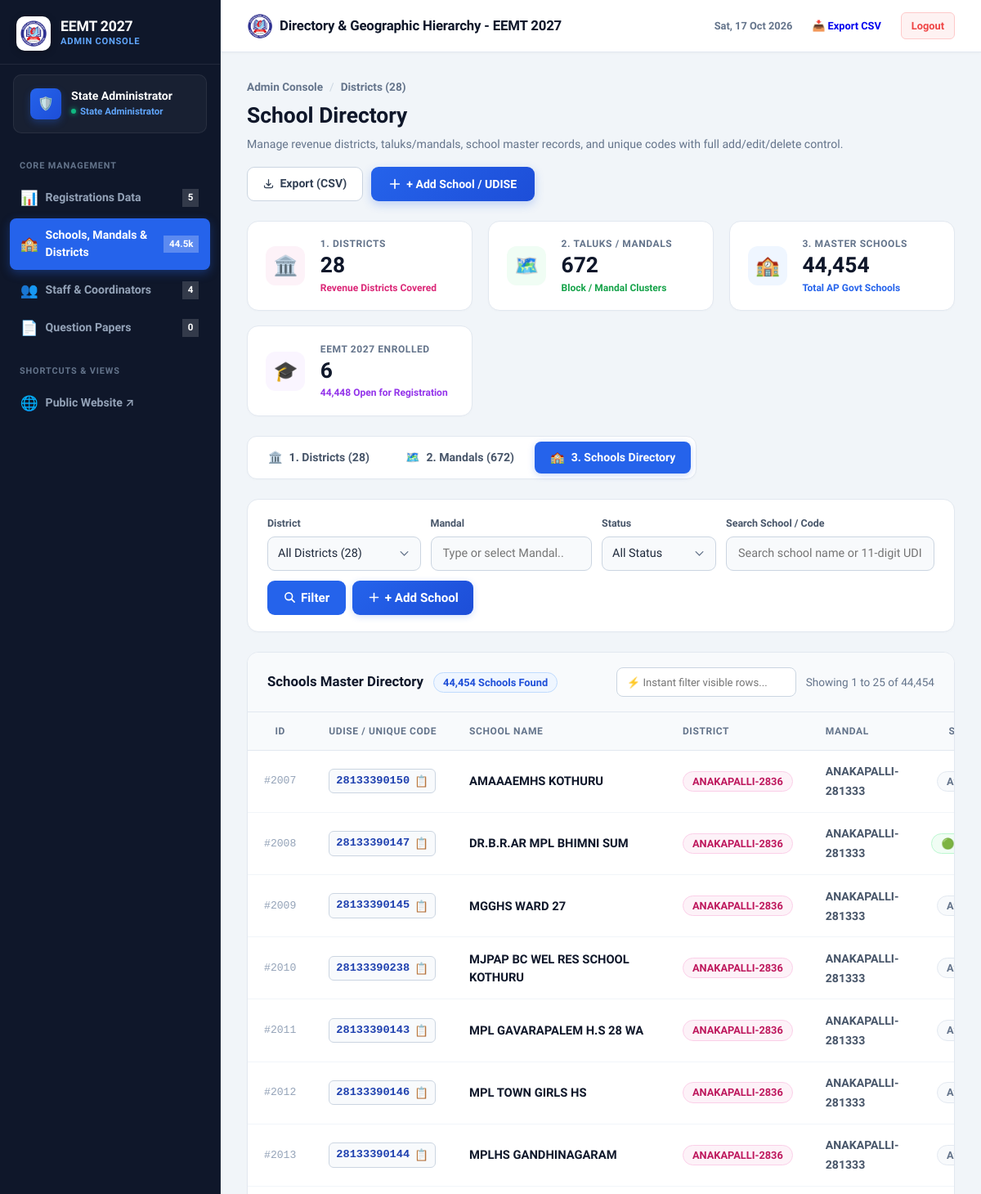
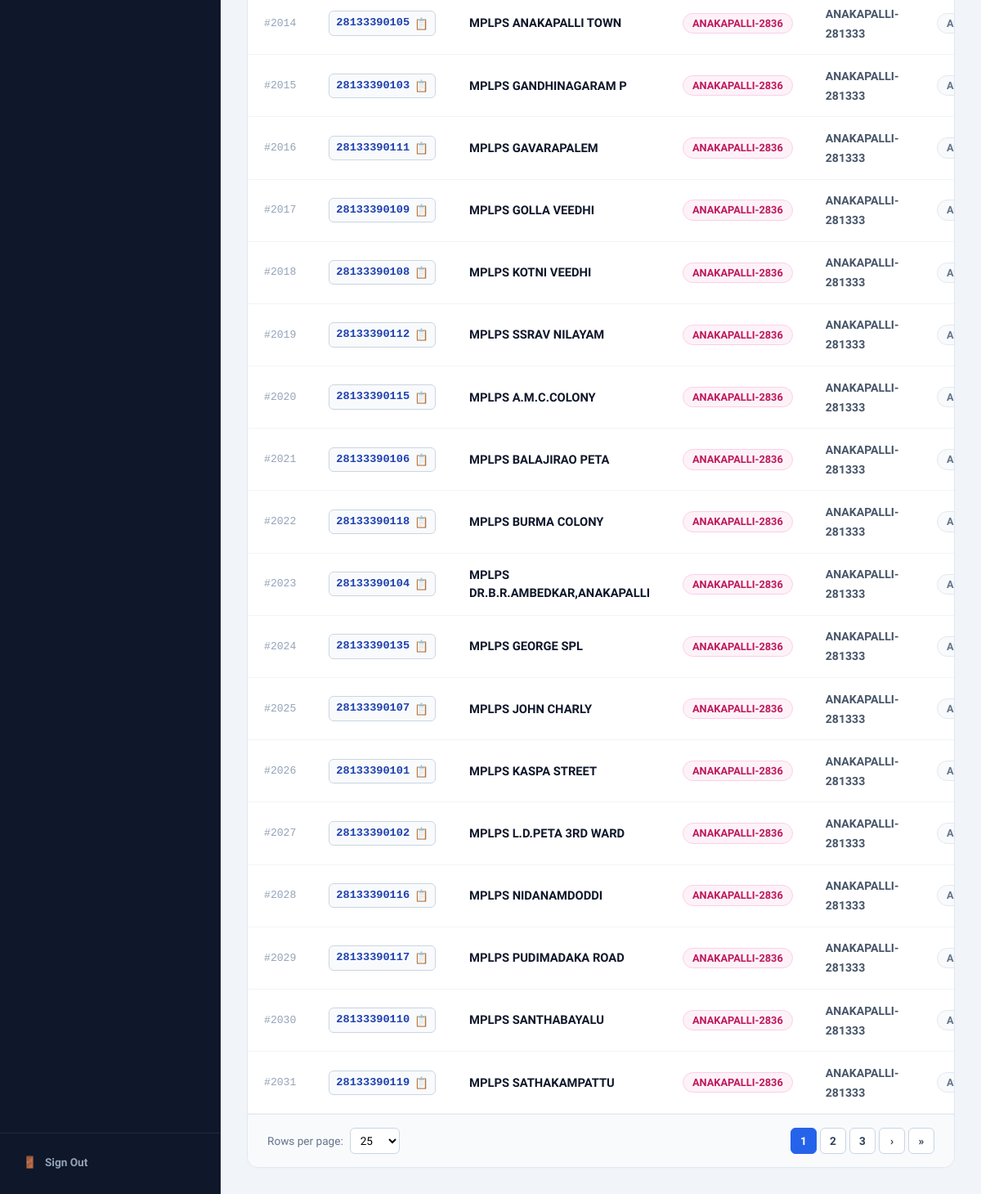
Page /admin/schools_master.php?view=schools (signed in) on the committed database (2 pictures, top to bottom).
### tables this page shows
CREATE TABLE schools_master (
    id INTEGER PRIMARY KEY AUTOINCREMENT,
    district TEXT NOT NULL,
    mandal TEXT NOT NULL,
    school_name TEXT NOT NULL,
    unique_code TEXT NOT NULL,
    is_registered INTEGER DEFAULT 0,
    created_at TEXT DEFAULT CURRENT_TIMESTAMP
);

### admin/schools_master.php (the view, shortened to what the rows shown need)
<?php
$view = $_GET['view'] ?? 'districts';
$reqPerPage = isset($_GET['per_page']) ? (int) $_GET['per_page'] : 25;
$perPage = in_array($reqPerPage, [15, 25, 50, 100, 250], true) ? $reqPerPage : 25;
require_once __DIR__ . '/includes/admin_header.php';
?>
<div
    style="display: flex; justify-content: space-between; align-items: flex-start; flex-wrap: wrap; gap: 1rem; margin-bottom: 1.5rem;">
    <div>
        <h1 style="font-size: 1.65rem; font-weight: 800; color: #0f172a; margin: 0 0 0.3rem 0;">
            School Directory
        </h1>
    </div>
</div>
<?php if ($view === 'districts'): ?>
    <?php
    $districtSearch = trim($_GET['search'] ?? '');
    if ($districtSearch) {
        $qS = $pdo->quote("%$districtSearch%");
        $whereD = "WHERE (district LIKE {$qS} OR district IN (SELECT DISTINCT district FROM schools_master WHERE mandal LIKE {$qS} OR school_name LIKE {$qS}))";
    } else {
        $whereD = "WHERE district != ''";
    }
    $dSql = "
        SELECT
            district,
            COUNT(DISTINCT mandal) AS total_mandals,
            COUNT(*) AS total_schools,
            SUM(CASE WHEN is_registered = 1 THEN 1 ELSE 0 END) AS registered_schools
        FROM schools_master
        {$whereD}
        GROUP BY district
        ORDER BY district ASC
    ";
    $districtsData = $pdo->query($dSql)->fetchAll(PDO::FETCH_ASSOC);
    ?>
    <div
        style="background: #ffffff; border: 1px solid #e2e8f0; border-radius: 14px; padding: 1.15rem 1.5rem; margin-bottom: 1.5rem; display: flex; justify-content: space-between; align-items: center; gap: 1rem; flex-wrap: wrap;">
        <form method="GET" action="schools_master.php"
            style="display: flex; gap: 10px; align-items: center; flex: 1; max-width: 550px;">
            <input type="hidden" name="view" value="districts">
            <input type="text" name="search" class="sm-input" list="all_districts_datalist"
                placeholder="Search District by name (or type a Mandal/School)..."
                value="<?php echo htmlspecialchars($districtSearch); ?>">
            <button type="submit" class="btn"
                style="background: #2563eb; color: white; border: none; padding: 0 1.25rem; height: 42px; font-weight: 700; border-radius: 9px; cursor: pointer; white-space: nowrap;">
                Search Districts
            </button>
            <?php if ($districtSearch): ?>
                <a href="schools_master.php?view=districts" class="btn"
                    style="background: #f1f5f9; color: #475569; border: 1.5px solid #cbd5e1; padding: 0 1rem; height: 42px; font-weight: 700; border-radius: 9px; text-decoration: none; display: inline-flex; align-items: center;">Reset</a>
            <?php endif; ?>
        </form>
        <div style="display: flex; align-items: center; gap: 12px; margin-left: auto;">
            <input type="text" id="liveDistrictFilter" onkeyup="filterDistrictsLive(this.value)"
                placeholder="⚡ Instant filter table..."
                style="height: 38px; padding: 0 12px; font-size: 0.82rem; border: 1.5px solid #cbd5e1; border-radius: 8px; background: #f8fafc; outline: none; width: 180px;">
            <div style="font-size: 0.88rem; color: #64748b; font-weight: 600;">
                Showing <strong><?php echo count($districtsData); ?></strong> Revenue Districts
            </div>
            <?php if (canEditSchools()): ?>
                <button type="button" onclick="openAddDistrictModal()" class="btn"
                    style="background: linear-gradient(135deg, #2563eb, #1d4ed8); color: white; border: none; padding: 0 1.15rem; height: 42px; font-size: 0.88rem; font-weight: 700; border-radius: 9px; cursor: pointer; display: inline-flex; align-items: center; gap: 6px; white-space: nowrap; box-shadow: 0 2px 8px rgba(37,99,235,0.2);">
                    <svg width="15" height="15" fill="none" stroke="currentColor" stroke-width="2.5" viewBox="0 0 24 24">
                        <path stroke-linecap="round" stroke-linejoin="round" d="M12 4v16m8-8H4" />
                    </svg>
                    + Add District
                </button>
            <?php endif; ?>
        </div>
    </div>
    <div class="data-table-wrapper">
        <div
            style="padding: 1.15rem 1.5rem; border-bottom: 1px solid #e2e8f0; background: #f8fafc; display: flex; justify-content: space-between; align-items: center;">
            <span style="font-weight: 800; color: #0f172a; font-size: 1.05rem;">Andhra Pradesh Revenue Districts (28)</span>
            <span style="font-size: 0.82rem; color: #64748b;">Click <strong>"View Mandals"</strong> to drill down into
                sub-district blocks</span>
        </div>
        <div style="overflow-x: auto;">
            <table style="width: 100%; border-collapse: collapse; text-align: left; margin: 0;">
                <thead class="data-table-head">
                    <tr>
                        <th style="width: 50px; text-align: center;">#</th>
                        <th>District Name</th>
                        <th style="width: 150px; text-align: center;">Total Mandals</th>
                        <th style="width: 150px; text-align: center;">Total Schools</th>
                        <th style="width: 160px; text-align: center;">Enrolled in EEMT</th>
                        <th style="width: 250px; text-align: right;">Actions</th>
                    </tr>
                </thead>
                <tbody>
                    <?php if (empty($districtsData)): ?>
                        <tr>
                            <td colspan="6" style="padding: 3rem 1.5rem; text-align: center; color: #64748b;">
                                <div style="font-size: 2rem;">🔍</div>
                                <div style="font-weight: 700; color: #1e293b; margin-top: 4px;">No districts matching
                                    "<?php echo htmlspecialchars($districtSearch); ?>"</div>
                            </td>
                        </tr>
                    <?php else: ?>
                        <?php $idx = 1;
                        foreach ($districtsData as $d): ?>
                            <tr class="data-table-row">
                                <td style="text-align: center; color: #94a3b8; font-family: monospace; font-size: 0.82rem;">
                                    <?php echo $idx++; ?></td>
                                <td>
                                    <div style="font-weight: 800; color: #0f172a; font-size: 0.95rem;">
                                        <?php echo htmlspecialchars($d['district']); ?>
                                    </div>
                                </td>
                                <td style="text-align: center;">
                                    <span class="sm-pill sm-pill-green">
                                        🗺️ <?php echo number_format($d['total_mandals']); ?> Mandals
                                    </span>
                                </td>
                                <td style="text-align: center;">
                                    <span class="sm-pill sm-pill-blue">
                                        🏫 <?php echo number_format($d['total_schools']); ?> Schools
                                    </span>
                                </td>
                                <td style="text-align: center;">
                                    <?php if ((int) $d['registered_schools'] > 0): ?>
                                        <span class="sm-pill sm-pill-purple">
                                            🎓 <?php echo $d['registered_schools']; ?> Enrolled
                                        </span>
                                    <?php else: ?>
                                        <span class="sm-pill-gray">0</span>
                                    <?php endif; ?>
                                </td>
                                <td style="text-align: right;">
                                    <div class="sm-actions-flex">
                                        <a href="schools_master.php?view=mandals&district=<?php echo urlencode($d['district']); ?>"
                                            class="sm-btn-primary">
                                            🔍 View Mandals &rarr;
                                        </a>
                                        <?php if (canEditSchools()): ?>
                                            <button type="button"
                                                onclick="openEditDistrictModal('<?php echo htmlspecialchars(addslashes($d['district'])); ?>')"
                                                class="sm-btn-outline">
                                                ✏️ Rename
                                            </button>
                                            <form method="POST" action="schools_master.php"
                                                onsubmit="return confirm('WARNING: Are you sure you want to delete district <?php echo htmlspecialchars(addslashes($d['district'])); ?> and its schools?');">
                                                <input type="hidden" name="action" value="delete_district">
                                                <input type="hidden" name="district"
                                                    value="<?php echo htmlspecialchars($d['district']); ?>">
                                                <button type="submit" class="sm-btn-danger" title="Delete District">
                                                    🗑️
                                                </button>
                                            </form>
                                        <?php endif; ?>
                                    </div>
                                </td>
                            </tr>
                        <?php endforeach; ?>
                    <?php endif; ?>
                </tbody>
            </table>
        </div>
    </div>
<?php else: ?>
    <?php
    $whereS = [];
    $paramsS = [];
    $whereSSql = !empty($whereS) ? "WHERE " . implode(' AND ', $whereS) : "";
    $countStmt = $pdo->prepare("SELECT COUNT(*) FROM schools_master {$whereSSql}");
    $countStmt->execute($paramsS);
    $totalFiltered = (int) $countStmt->fetchColumn();
    $totalPages = max(1, (int) ceil($totalFiltered / $perPage));
    $page = max(1, min($totalPages, (int) ($_GET['page'] ?? 1)));
    $offset = ($page - 1) * $perPage;
    $q = "SELECT * FROM schools_master {$whereSSql} ORDER BY district ASC, mandal ASC, school_name ASC LIMIT :limit OFFSET :offset";
    $stmtS = $pdo->prepare($q);
    $stmtS->bindValue(':limit', $perPage, PDO::PARAM_INT);
    $stmtS->bindValue(':offset', $offset, PDO::PARAM_INT);
    $stmtS->execute();
    $schoolsData = $stmtS->fetchAll(PDO::FETCH_ASSOC);
    ?>
    <div class="data-table-wrapper">
        <div style="overflow-x: auto;">
            <table style="width: 100%; border-collapse: collapse; text-align: left; margin: 0;">
                <thead class="data-table-head">
                    <tr>
                        <th style="width: 50px; text-align: center;">ID</th>
                        <th style="width: 170px;">UDISE / Unique Code</th>
                        <th>School Name</th>
                        <th style="width: 170px;">District</th>
                        <th style="width: 170px;">Mandal</th>
                        <th style="width: 130px; text-align: center;">Status</th>
                    </tr>
                </thead>
                <tbody>
                    <?php if (empty($schoolsData)): ?>
                        <tr>
                            <td colspan="7" style="padding: 3rem 1.5rem; text-align: center; color: #64748b;">
                                <div style="font-size: 2rem;">🔍</div>
                                <div style="font-weight: 700; color: #1e293b; margin-top: 4px;">No schools found</div>
                            </td>
                        </tr>
                    <?php else: ?>
                        <?php foreach ($schoolsData as $s): ?>
                            <tr class="data-table-row">
                                <td style="text-align: center; color: #94a3b8; font-family: monospace; font-size: 0.82rem;">
                                    #<?php echo $s['id']; ?></td>
                                <td>
                                    <div
                                        style="display: inline-flex; align-items: center; gap: 6px; background: #f8fafc; border: 1px solid #cbd5e1; border-radius: 6px; padding: 4px 8px; white-space: nowrap;">
                                        <code
                                            style="font-family: ui-monospace, SFMono-Regular, monospace; font-size: 0.85rem; font-weight: 700; color: #1e40af;">
                                                        <?php echo htmlspecialchars($s['unique_code']); ?>
                                                    </code>
                                        <button type="button"
                                            onclick="navigator.clipboard.writeText('<?php echo htmlspecialchars($s['unique_code']); ?>'); this.innerText='✓'; setTimeout(() => this.innerText='📋', 1500);"
                                            title="Copy UDISE Code"
                                            style="background: none; border: none; cursor: pointer; font-size: 0.85rem; padding: 0; color: #64748b;">
                                            📋
                                        </button>
                                    </div>
                                </td>
                                <td>
                                    <div style="font-weight: 700; color: #0f172a; font-size: 0.92rem;">
                                        <?php echo htmlspecialchars($s['school_name']); ?>
                                    </div>
                                </td>
                                <td>
                                    <a href="schools_master.php?view=mandals&district=<?php echo urlencode($s['district']); ?>"
                                        style="text-decoration: none;">
                                        <span class="sm-pill sm-pill-pink">
                                            <?php echo htmlspecialchars($s['district']); ?>
                                        </span>
                                    </a>
                                </td>
                                <td>
                                    <a href="schools_master.php?view=schools&district=<?php echo urlencode($s['district']); ?>&mandal=<?php echo urlencode($s['mandal']); ?>"
                                        style="color: #475569; font-size: 0.88rem; font-weight: 700; text-decoration: none;">
                                        <?php echo htmlspecialchars($s['mandal']); ?>
                                    </a>
                                </td>
                                <td style="text-align: center;">
                                    <?php if ((int) $s['is_registered'] === 1): ?>
                                        <span class="sm-pill sm-pill-green">
                                            🟢 Enrolled
                                        </span>
                                    <?php else: ?>
                                        <span class="sm-pill" style="background: #f8fafc; color: #64748b; border: 1px solid #e2e8f0;">
                                            Available
                                        </span>
                                    <?php endif; ?>
                                </td>
                            </tr>
                        <?php endforeach; ?>
                    <?php endif; ?>
                </tbody>
            </table>
        </div>
    </div>
<?php endif; ?>
<?php require_once __DIR__ . '/includes/admin_footer.php'; ?>

### rows in the picture
schools_master: id "2007", unique_code "28133390150", school_name "AMAAAEMHS KOTHURU", district "ANAKAPALLI-2836", mandal "ANAKAPALLI-281333", is_registered "Available"
schools_master: id "2008", unique_code "28133390147", school_name "DR.B.R.AR MPL BHIMNI SUM", district "ANAKAPALLI-2836", mandal "ANAKAPALLI-281333"
schools_master: id "2009", unique_code "28133390145", school_name "MGGHS WARD 27", district "ANAKAPALLI-2836", mandal "ANAKAPALLI-281333", is_registered "Available"
schools_master: id "2010", unique_code "28133390238", school_name "MJPAP BC WEL RES SCHOOL KOTHURU", district "ANAKAPALLI-2836", mandal "ANAKAPALLI-281333", is_registered "Available"
schools_master: id "2011", unique_code "28133390143", school_name "MPL GAVARAPALEM H.S 28 WA", district "ANAKAPALLI-2836", mandal "ANAKAPALLI-281333", is_registered "Available"
schools_master: id "2012", unique_code "28133390146", school_name "MPL TOWN GIRLS HS", district "ANAKAPALLI-2836", mandal "ANAKAPALLI-281333", is_registered "Available"
schools_master: id "2013", unique_code "28133390144", school_name "MPLHS GANDHINAGARAM", district "ANAKAPALLI-2836", mandal "ANAKAPALLI-281333", is_registered "Available"
schools_master: id "2014", unique_code "28133390105", school_name "MPLPS ANAKAPALLI TOWN", district "ANAKAPALLI-2836", mandal "ANAKAPALLI-281333", is_registered "Available"
schools_master: id "2015", unique_code "28133390103", school_name "MPLPS GANDHINAGARAM P", district "ANAKAPALLI-2836", mandal "ANAKAPALLI-281333", is_registered "Available"
schools_master: id "2016", unique_code "28133390111", school_name "MPLPS GAVARAPALEM", district "ANAKAPALLI-2836", mandal "ANAKAPALLI-281333", is_registered "Available"
schools_master: id "2017", unique_code "28133390109", school_name "MPLPS GOLLA VEEDHI", district "ANAKAPALLI-2836", mandal "ANAKAPALLI-281333", is_registered "Available"
schools_master: id "2018", unique_code "28133390108", school_name "MPLPS KOTNI VEEDHI", district "ANAKAPALLI-2836", mandal "ANAKAPALLI-281333", is_registered "Available"
schools_master: id "2019", unique_code "28133390112", school_name "MPLPS SSRAV NILAYAM", district "ANAKAPALLI-2836", mandal "ANAKAPALLI-281333", is_registered "Available"
schools_master: id "2020", unique_code "28133390115", school_name "MPLPS A.M.C.COLONY", district "ANAKAPALLI-2836", mandal "ANAKAPALLI-281333", is_registered "Available"
schools_master: id "2021", unique_code "28133390106", school_name "MPLPS BALAJIRAO PETA", district "ANAKAPALLI-2836", mandal "ANAKAPALLI-281333", is_registered "Available"
schools_master: id "2022", unique_code "28133390118", school_name "MPLPS BURMA COLONY", district "ANAKAPALLI-2836", mandal "ANAKAPALLI-281333", is_registered "Available"
schools_master: id "2023", unique_code "28133390104", school_name "MPLPS DR.B.R.AMBEDKAR,ANAKAPALLI", district "ANAKAPALLI-2836", mandal "ANAKAPALLI-281333", is_registered "Available"
schools_master: id "2024", unique_code "28133390135", school_name "MPLPS GEORGE SPL", district "ANAKAPALLI-2836", mandal "ANAKAPALLI-281333", is_registered "Available"
schools_master: id "2025", unique_code "28133390107", school_name "MPLPS JOHN CHARLY", district "ANAKAPALLI-2836", mandal "ANAKAPALLI-281333", is_registered "Available"
schools_master: id "2026", unique_code "28133390101", school_name "MPLPS KASPA STREET", district "ANAKAPALLI-2836", mandal "ANAKAPALLI-281333", is_registered "Available"
schools_master: id "2027", unique_code "28133390102", school_name "MPLPS L.D.PETA 3RD WARD", district "ANAKAPALLI-2836", mandal "ANAKAPALLI-281333", is_registered "Available"
schools_master: id "2028", unique_code "28133390116", school_name "MPLPS NIDANAMDODDI", district "ANAKAPALLI-2836", mandal "ANAKAPALLI-281333", is_registered "Available"
schools_master: id "2029", unique_code "28133390117", school_name "MPLPS PUDIMADAKA ROAD", district "ANAKAPALLI-2836", mandal "ANAKAPALLI-281333", is_registered "Available"
schools_master: id "2030", unique_code "28133390110", school_name "MPLPS SANTHABAYALU", district "ANAKAPALLI-2836", mandal "ANAKAPALLI-281333", is_registered "Available"
schools_master: id "2031", unique_code "28133390119", school_name "MPLPS SATHAKAMPATTU", district "ANAKAPALLI-2836", mandal "ANAKAPALLI-281333", is_registered "Available"

### other values in the picture
$user['name'] "State Administrator"
$totalSchoolsBadge "5"
$totalMasterBadge "44.5k"
$totalStaffBadge "4"
$totalPapersBadge "0"
$pageTitle "Directory & Geographic Hierarchy - EEMT 2027"
$totalDistrictsCount "28"
$totalMandalsCount "672"
$totalMasterSchools "44,454"
$totalRegisteredSchools "6"
$totalMasterSchools - $totalRegisteredSchools "44,448"
$totalFiltered "44,454"
$offset + 1 "1"
min($offset + $perPage, $totalFiltered) "25"
form field value "25"
